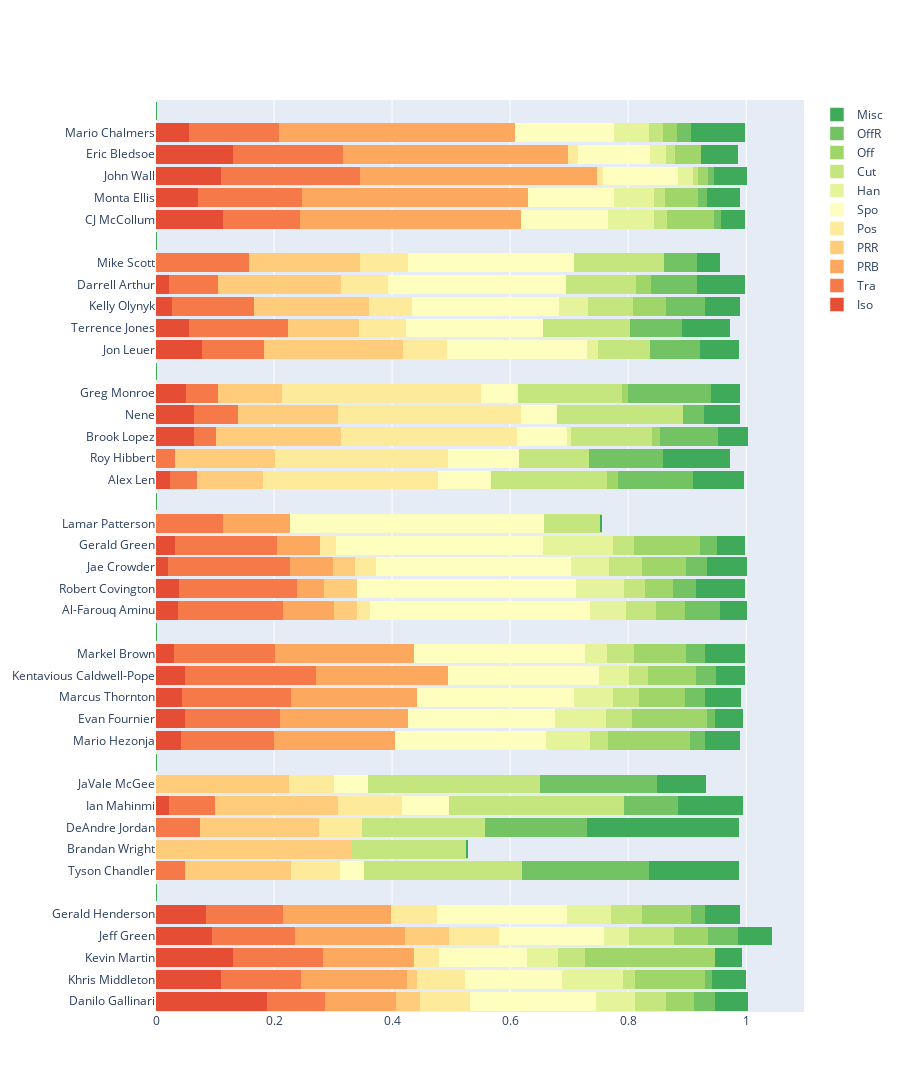

Here is the notebook cell this chart was saved with:
### Code cell
def pca_processing(fname, n_comp=3):
    '''
    Function to decrease the dimension of the players based on their POSS_PCT
    :param fname: the path of the pca_table file
    :param n_comp: the number of main components we want to use
    :return: data after pca with dimension n*n_comp; player names
    '''
    df = pd.read_csv(fname)
    kept_cols = [
        col for col in df.columns if col.endswith("freq")
    ]
    kept_cols.append("PLAYER_NAME")
    kept_cols.reverse()
    df = df[kept_cols]

    player_name = df["PLAYER_NAME"]
    data_org = df.iloc[:, 2:]
    pca = PCA(n_components=n_comp)
    pca.fit(data_org)
    data_pca = data_org @ pca.components_.T
    assert len(data_pca) == len(player_name)

    return data_pca, player_name


def k_means(fname, dim=3, cluster_num=5):
    '''
    Function to cluster the data into cluster_num groups and visualize them in a 3D space
    :param fname: the path of the pca_table file
    :param dim: the number of dimensions we want to use
    :param cluster_num: the number of clusters we want to cluster them
    :return: NONE
    '''
    assert isinstance(fname, str)
    data, names = pca_processing(fname, dim)
    X = np.array(data)
    k_means = KMeans(n_clusters=cluster_num).fit(X)
    labels = k_means.labels_
    distance = k_means.transform(X)
    return names, X, labels, distance


def calculate_top5(distance, names):
    '''
    Function to find the top5 players who are the most closest to the k-means's cluster center
    :param distance: Distance of each player to the clusters
    :param names: names of each player
    :return: top5 names of each clusters
    '''
    dim = len(distance[0])
    result = np.zeros((dim, 5))
    top5_name = []
    for i in range(dim):
        temp = []
        curr = np.array(distance[:, i])
        min_5 = curr.argsort()[:5]
        result[i, :] = min_5
        for index in min_5:
            temp.append(names[index])
        top5_name.append(temp)
    return top5_name

def top5_img(distance, names, year, cluster_num = 7, test = False):
    '''
    :param distance: distance of player to kmeans center
    :param names: player names
    :param year: year
    :return: dictionary of player names and their play type
    '''
    assert 2015 <= year <= 2019
    top5names = calculate_top5(distance, names)
    path = "data/data_cleaned/pca_data/" + str(year) + "_pca_table.csv"
    if test:
        path = "../data/data_cleaned/pca_data/" + str(year) + "_pca_table.csv"
    df = pd.read_csv(path)
    data_per_player = np.zeros((1, 11))
    for i in range(len(top5names)):
        for j in range(len(top5names[i])):
            new_df = df[df['PLAYER_NAME'] == top5names[i][j]]
            data = new_df[
                ["iso_freq", "tr_freq", "prb_freq", "prr_freq", "pu_freq", "su_freq", "ho_freq", "cut_freq", "os_freq",
                 "putback_freq", "misc_freq"]]
            data = data.values.tolist()
            data = np.array(data)[0]
            data_per_player = np.vstack((data_per_player, data))
    data_per_player = data_per_player[1:,:]
    result = {}
    for i in range(cluster_num):
        for j in range(5):
            result[top5names[i][j]] = data_per_player[i * 5 + j, :]
    return result

def update_app1():
    """
    Updates App 1
    """
    fig = go.Figure()
    final_list = ['2015', '2016', '2017', '2018', '2019']
    dims = [7, 7, 7, 8, 8]
    count = 0

    for each in final_list:
        names, X, labels, _ = k_means('data/data_cleaned/pca_data/' + each + '_pca_table.csv', dim=3,
                                      cluster_num=dims[count])
        count += 1
        fig.add_trace(
            go.Scatter3d(x=X[:, 1], y=X[:, 0], z=X[:, 2], text=names, hoverinfo='text', mode='markers',
                         marker=dict(color=labels), visible=False, name="Player Clusters for " + each)
        )

    # print(len(fig.data))
    fig.data[0].visible = True

    steps = []
    for i in range(len(fig.data)):
        step = dict(
            method="restyle",
            args=["visible", [False] * len(fig.data)],
            label='Year ' + str(i + 2015)

        )
        step["args"][1][i] = True  # Toggle i'th trace to "visible"
        steps.append(step)

    sliders = [dict(
        active=5,
        currentvalue={"prefix": "Year: "},
        pad={"t": 5},
        steps=steps
    )]
    start_index = 2015
    fig.update_layout(
        sliders=sliders,
        # title = "9 Cluster classification of players based on Scoring Styles"
        title={"text": "Scoring Clusters Per Year"}
    )
    return fig

def update_app3(year):
    """
    Updates App3
    """
    category_names = ["Iso", "Tra", "PRB", "PRR", "Pos", "Spo", "Han", "Cut", "Off", "OffR", "Misc"]
    dims = {"2015": 7, "2016": 7, "2017": 7, "2018": 8, "2019": 8}
    print(year)
    print(dims[year])
    names, _, _, distance = k_means("data/data_cleaned/pca_data/" + year + '_pca_table.csv', 3, dims[year])
    results = top5_img(distance, names, int(year), dims[year])
    labels = list(results.keys())
    new_labels = []
    start = " "
    for i in range(len(labels)):
        new_labels.append(labels[i])
        if i % 5 == 4:
            new_labels.append(start)
            start += " "
    labels = new_labels
    print(labels)
    data = np.array(list(results.values()))
    new_data = []
    for i in range(len(data)):
        new_data.append(data[i])
        if i % 5 == 4:
            new_data.append(np.zeros(shape=data[0].shape))
    data = np.array(new_data)

    data_cum = data.cumsum(axis=1)
    category_colors = plt.get_cmap('RdYlGn')(
        np.linspace(0.15, 0.85, data.shape[1]))

    fig = go.Figure()
    for i, (colname, color) in enumerate(zip(category_names, category_colors)):
        widths = data[:, i]
        color = tuple([color[i] * 255 for i in range(3)] + [1])
        starts = data_cum[:, i] - widths
        fig.add_trace(go.Bar(
            y=labels,
            x=widths,
            name=colname,
            orientation='h',
            marker=dict(
                color='rgba' + str(color),
                line=dict(color='rgba' + str(color), width=1.5)
            )
        )
        )
    fig.update_layout(autosize=True, width=900, height=1200, barmode='stack')
    return fig



names, X, labels, distance = k_means('data/data_cleaned/pca_data/2015_pca_table.csv', 3, 7)
# results = top5_img(distance, names, 2015)
#print(results)
print(len(labels))
a = update_app3('2015')
a.show()
cluster_index = {}
for i in range(len(names)):
    cluster_index[names[i]] = labels[i]

### Figure 1 — Plotly figure (JSON) as saved in the notebook; plotly's stock layout.template omitted (floating-point values rounded to 4 significant figures)
{"data": [{"marker": {"color": "rgba(229.2156862745098, 77.90196078431373, 52.72549019607843, 1)", "line": {"color": "rgba(229.2156862745098, 77.90196078431373, 52.72549019607843, 1)", "width": 1.5}}, "name": "Iso", "orientation": "h", "type": "bar", "x": [0.189, 0.111, 0.131, 0.096, 0.086, 0, 0, 0, 0, 0.023, 0, 0, 0.043, 0.051, 0.046, 0.05, 0.031, 0, 0.038, 0.041, 0.021, 0.033, 0, 0, 0.025, 0, 0.066, 0.066, 0.052, 0, 0.079, 0.058, 0.029, 0.024, 0, 0, 0.114, 0.073, 0.112, 0.131, 0.058, 0], "y": ["Danilo Gallinari", "Khris Middleton", "Kevin Martin", "Jeff Green", "Gerald Henderson", " ", "Tyson Chandler", "Brandan Wright", "DeAndre Jordan", "Ian Mahinmi", "JaVale McGee", "  ", "Mario Hezonja", "Evan Fournier", "Marcus Thornton", "Kentavious Caldwell-Pope", "Markel Brown", "   ", "Al-Farouq Aminu", "Robert Covington", "Jae Crowder", "Gerald Green", "Lamar Patterson", "    ", "Alex Len", "Roy Hibbert", "Brook Lopez", "Nene", "Greg Monroe", "     ", "Jon Leuer", "Terrence Jones", "Kelly Olynyk", "Darrell Arthur", "Mike Scott", "      ", "CJ McCollum", "Monta Ellis", "John Wall", "Eric Bledsoe", "Mario Chalmers", "       "]}, {"marker": {"color": "rgba(245.76470588235296, 121.74509803921568, 72.88235294117646, 1)", "line": {"color": "rgba(245.76470588235296, 121.74509803921568, 72.88235294117646, 1)", "width": 1.5}}, "name": "Tra", "orientation": "h", "type": "bar", "x": [0.099, 0.136, 0.154, 0.141, 0.131, 0, 0.05, 0, 0.075, 0.078, 0, 0, 0.159, 0.16, 0.184, 0.222, 0.172, 0, 0.179, 0.2, 0.207, 0.173, 0.114, 0, 0.045, 0.033, 0.037, 0.075, 0.054, 0, 0.106, 0.167, 0.139, 0.083, 0.159, 0, 0.131, 0.175, 0.235, 0.187, 0.152, 0], "y": ["Danilo Gallinari", "Khris Middleton", "Kevin Martin", "Jeff Green", "Gerald Henderson", " ", "Tyson Chandler", "Brandan Wright", "DeAndre Jordan", "Ian Mahinmi", "JaVale McGee", "  ", "Mario Hezonja", "Evan Fournier", "Marcus Thornton", "Kentavious Caldwell-Pope", "Markel Brown", "   ", "Al-Farouq Aminu", "Robert Covington", "Jae Crowder", "Gerald Green", "Lamar Patterson", "    ", "Alex Len", "Roy Hibbert", "Brook Lopez", "Nene", "Greg Monroe", "     ", "Jon Leuer", "Terrence Jones", "Kelly Olynyk", "Darrell Arthur", "Mike Scott", "      ", "CJ McCollum", "Monta Ellis", "John Wall", "Eric Bledsoe", "Mario Chalmers", "       "]}, {"marker": {"color": "rgba(252.11764705882354, 167.6274509803921, 94.05882352941174, 1)", "line": {"color": "rgba(252.11764705882354, 167.6274509803921, 94.05882352941174, 1)", "width": 1.5}}, "name": "PRB", "orientation": "h", "type": "bar", "x": [0.12, 0.18, 0.154, 0.186, 0.182, 0, 0, 0, 0, 0, 0, 0, 0.204, 0.218, 0.214, 0.224, 0.236, 0, 0.085, 0.045, 0.073, 0.073, 0.114, 0, 0, 0, 0, 0, 0, 0, 0, 0, 0, 0, 0, 0, 0.374, 0.383, 0.402, 0.382, 0.399, 0], "y": ["Danilo Gallinari", "Khris Middleton", "Kevin Martin", "Jeff Green", "Gerald Henderson", " ", "Tyson Chandler", "Brandan Wright", "DeAndre Jordan", "Ian Mahinmi", "JaVale McGee", "  ", "Mario Hezonja", "Evan Fournier", "Marcus Thornton", "Kentavious Caldwell-Pope", "Markel Brown", "   ", "Al-Farouq Aminu", "Robert Covington", "Jae Crowder", "Gerald Green", "Lamar Patterson", "    ", "Alex Len", "Roy Hibbert", "Brook Lopez", "Nene", "Greg Monroe", "     ", "Jon Leuer", "Terrence Jones", "Kelly Olynyk", "Darrell Arthur", "Mike Scott", "      ", "CJ McCollum", "Monta Ellis", "John Wall", "Eric Bledsoe", "Mario Chalmers", "       "]}, {"marker": {"color": "rgba(253.60784313725492, 204.39215686274508, 122.52941176470586, 1)", "line": {"color": "rgba(253.60784313725492, 204.39215686274508, 122.52941176470586, 1)", "width": 1.5}}, "name": "PRR", "orientation": "h", "type": "bar", "x": [0.04, 0.017, 0, 0.075, 0, 0, 0.18, 0.333, 0.203, 0.209, 0.227, 0, 0, 0, 0, 0, 0, 0, 0.04, 0.055, 0.038, 0, 0, 0, 0.113, 0.17, 0.212, 0.169, 0.108, 0, 0.235, 0.12, 0.194, 0.208, 0.188, 0, 0, 0, 0, 0, 0, 0], "y": ["Danilo Gallinari", "Khris Middleton", "Kevin Martin", "Jeff Green", "Gerald Henderson", " ", "Tyson Chandler", "Brandan Wright", "DeAndre Jordan", "Ian Mahinmi", "JaVale McGee", "  ", "Mario Hezonja", "Evan Fournier", "Marcus Thornton", "Kentavious Caldwell-Pope", "Markel Brown", "   ", "Al-Farouq Aminu", "Robert Covington", "Jae Crowder", "Gerald Green", "Lamar Patterson", "    ", "Alex Len", "Roy Hibbert", "Brook Lopez", "Nene", "Greg Monroe", "     ", "Jon Leuer", "Terrence Jones", "Kelly Olynyk", "Darrell Arthur", "Mike Scott", "      ", "CJ McCollum", "Monta Ellis", "John Wall", "Eric Bledsoe", "Mario Chalmers", "       "]}, {"marker": {"color": "rgba(254.31372549019608, 233.72549019607845, 155.31372549019605, 1)", "line": {"color": "rgba(254.31372549019608, 233.72549019607845, 155.31372549019605, 1)", "width": 1.5}}, "name": "Pos", "orientation": "h", "type": "bar", "x": [0.085, 0.081, 0.041, 0.084, 0.078, 0, 0.083, 0, 0.072, 0.108, 0.076, 0, 0, 0, 0, 0, 0, 0, 0.021, 0, 0.035, 0.028, 0, 0, 0.296, 0.293, 0.298, 0.31, 0.338, 0, 0.075, 0.079, 0.073, 0.08, 0.081, 0, 0, 0, 0.009, 0.016, 0, 0], "y": ["Danilo Gallinari", "Khris Middleton", "Kevin Martin", "Jeff Green", "Gerald Henderson", " ", "Tyson Chandler", "Brandan Wright", "DeAndre Jordan", "Ian Mahinmi", "JaVale McGee", "  ", "Mario Hezonja", "Evan Fournier", "Marcus Thornton", "Kentavious Caldwell-Pope", "Markel Brown", "   ", "Al-Farouq Aminu", "Robert Covington", "Jae Crowder", "Gerald Green", "Lamar Patterson", "    ", "Alex Len", "Roy Hibbert", "Brook Lopez", "Nene", "Greg Monroe", "     ", "Jon Leuer", "Terrence Jones", "Kelly Olynyk", "Darrell Arthur", "Mike Scott", "      ", "CJ McCollum", "Monta Ellis", "John Wall", "Eric Bledsoe", "Mario Chalmers", "       "]}, {"marker": {"color": "rgba(254.2549019607843, 254.68627450980392, 189.98039215686273, 1)", "line": {"color": "rgba(254.2549019607843, 254.68627450980392, 189.98039215686273, 1)", "width": 1.5}}, "name": "Spo", "orientation": "h", "type": "bar", "x": [0.213, 0.164, 0.149, 0.179, 0.221, 0, 0.041, 0, 0, 0.08, 0.058, 0, 0.256, 0.248, 0.266, 0.255, 0.289, 0, 0.374, 0.372, 0.33, 0.35, 0.43, 0, 0.09, 0.121, 0.085, 0.061, 0.062, 0, 0.236, 0.233, 0.249, 0.301, 0.282, 0, 0.148, 0.147, 0.128, 0.122, 0.168, 0], "y": ["Danilo Gallinari", "Khris Middleton", "Kevin Martin", "Jeff Green", "Gerald Henderson", " ", "Tyson Chandler", "Brandan Wright", "DeAndre Jordan", "Ian Mahinmi", "JaVale McGee", "  ", "Mario Hezonja", "Evan Fournier", "Marcus Thornton", "Kentavious Caldwell-Pope", "Markel Brown", "   ", "Al-Farouq Aminu", "Robert Covington", "Jae Crowder", "Gerald Green", "Lamar Patterson", "    ", "Alex Len", "Roy Hibbert", "Brook Lopez", "Nene", "Greg Monroe", "     ", "Jon Leuer", "Terrence Jones", "Kelly Olynyk", "Darrell Arthur", "Mike Scott", "      ", "CJ McCollum", "Monta Ellis", "John Wall", "Eric Bledsoe", "Mario Chalmers", "       "]}, {"marker": {"color": "rgba(228.921568627451, 244.01960784313727, 155.3137254901961, 1)", "line": {"color": "rgba(228.921568627451, 244.01960784313727, 155.3137254901961, 1)", "width": 1.5}}, "name": "Han", "orientation": "h", "type": "bar", "x": [0.066, 0.103, 0.053, 0.041, 0.074, 0, 0, 0, 0, 0, 0, 0, 0.074, 0.086, 0.066, 0.052, 0.038, 0, 0.06, 0.081, 0.065, 0.118, 0, 0, 0, 0, 0.007, 0, 0, 0, 0.019, 0, 0.05, 0, 0, 0, 0.078, 0.067, 0.025, 0.027, 0.06, 0], "y": ["Danilo Gallinari", "Khris Middleton", "Kevin Martin", "Jeff Green", "Gerald Henderson", " ", "Tyson Chandler", "Brandan Wright", "DeAndre Jordan", "Ian Mahinmi", "JaVale McGee", "  ", "Mario Hezonja", "Evan Fournier", "Marcus Thornton", "Kentavious Caldwell-Pope", "Markel Brown", "   ", "Al-Farouq Aminu", "Robert Covington", "Jae Crowder", "Gerald Green", "Lamar Patterson", "    ", "Alex Len", "Roy Hibbert", "Brook Lopez", "Nene", "Greg Monroe", "     ", "Jon Leuer", "Terrence Jones", "Kelly Olynyk", "Darrell Arthur", "Mike Scott", "      ", "CJ McCollum", "Monta Ellis", "John Wall", "Eric Bledsoe", "Mario Chalmers", "       "]}, {"marker": {"color": "rgba(197.00000000000006, 230.37254901960785, 126.0588235294118, 1)", "line": {"color": "rgba(197.00000000000006, 230.37254901960785, 126.0588235294118, 1)", "width": 1.5}}, "name": "Cut", "orientation": "h", "type": "bar", "x": [0.054, 0.021, 0.046, 0.077, 0.053, 0, 0.267, 0.194, 0.208, 0.296, 0.291, 0, 0.031, 0.045, 0.044, 0.032, 0.045, 0, 0.051, 0.035, 0.056, 0.036, 0.096, 0, 0.197, 0.118, 0.137, 0.213, 0.176, 0, 0.089, 0.148, 0.075, 0.118, 0.152, 0, 0.022, 0.019, 0.009, 0.016, 0.023, 0], "y": ["Danilo Gallinari", "Khris Middleton", "Kevin Martin", "Jeff Green", "Gerald Henderson", " ", "Tyson Chandler", "Brandan Wright", "DeAndre Jordan", "Ian Mahinmi", "JaVale McGee", "  ", "Mario Hezonja", "Evan Fournier", "Marcus Thornton", "Kentavious Caldwell-Pope", "Markel Brown", "   ", "Al-Farouq Aminu", "Robert Covington", "Jae Crowder", "Gerald Green", "Lamar Patterson", "    ", "Alex Len", "Roy Hibbert", "Brook Lopez", "Nene", "Greg Monroe", "     ", "Jon Leuer", "Terrence Jones", "Kelly Olynyk", "Darrell Arthur", "Mike Scott", "      ", "CJ McCollum", "Monta Ellis", "John Wall", "Eric Bledsoe", "Mario Chalmers", "       "]}, {"marker": {"color": "rgba(159.7254901960785, 214.25490196078434, 105.31372549019609, 1)", "line": {"color": "rgba(159.7254901960785, 214.25490196078434, 105.31372549019609, 1)", "width": 1.5}}, "name": "Off", "orientation": "h", "type": "bar", "x": [0.047, 0.118, 0.22, 0.058, 0.083, 0, 0, 0, 0, 0, 0, 0, 0.139, 0.126, 0.078, 0.081, 0.088, 0, 0.05, 0.049, 0.074, 0.112, 0, 0, 0.018, 0, 0.013, 0, 0.011, 0, 0, 0, 0.057, 0.026, 0, 0, 0.08, 0.056, 0.016, 0.044, 0.024, 0], "y": ["Danilo Gallinari", "Khris Middleton", "Kevin Martin", "Jeff Green", "Gerald Henderson", " ", "Tyson Chandler", "Brandan Wright", "DeAndre Jordan", "Ian Mahinmi", "JaVale McGee", "  ", "Mario Hezonja", "Evan Fournier", "Marcus Thornton", "Kentavious Caldwell-Pope", "Markel Brown", "   ", "Al-Farouq Aminu", "Robert Covington", "Jae Crowder", "Gerald Green", "Lamar Patterson", "    ", "Alex Len", "Roy Hibbert", "Brook Lopez", "Nene", "Greg Monroe", "     ", "Jon Leuer", "Terrence Jones", "Kelly Olynyk", "Darrell Arthur", "Mike Scott", "      ", "CJ McCollum", "Monta Ellis", "John Wall", "Eric Bledsoe", "Mario Chalmers", "       "]}, {"marker": {"color": "rgba(114.54901960784316, 194.49019607843138, 100.37254901960786, 1)", "line": {"color": "rgba(114.54901960784316, 194.49019607843138, 100.37254901960786, 1)", "width": 1.5}}, "name": "OffR", "orientation": "h", "type": "bar", "x": [0.035, 0.013, 0, 0.051, 0.024, 0, 0.215, 0, 0.174, 0.091, 0.198, 0, 0.026, 0.015, 0.034, 0.034, 0.033, 0, 0.058, 0.039, 0.035, 0.028, 0, 0, 0.127, 0.125, 0.099, 0.035, 0.141, 0, 0.084, 0.088, 0.066, 0.078, 0.056, 0, 0.012, 0.014, 0.01, 0, 0.023, 0], "y": ["Danilo Gallinari", "Khris Middleton", "Kevin Martin", "Jeff Green", "Gerald Henderson", " ", "Tyson Chandler", "Brandan Wright", "DeAndre Jordan", "Ian Mahinmi", "JaVale McGee", "  ", "Mario Hezonja", "Evan Fournier", "Marcus Thornton", "Kentavious Caldwell-Pope", "Markel Brown", "   ", "Al-Farouq Aminu", "Robert Covington", "Jae Crowder", "Gerald Green", "Lamar Patterson", "    ", "Alex Len", "Roy Hibbert", "Brook Lopez", "Nene", "Greg Monroe", "     ", "Jon Leuer", "Terrence Jones", "Kelly Olynyk", "Darrell Arthur", "Mike Scott", "      ", "CJ McCollum", "Monta Ellis", "John Wall", "Eric Bledsoe", "Mario Chalmers", "       "]}, {"marker": {"color": "rgba(63.254901960784316, 170.1372549019608, 89.31372549019608, 1)", "line": {"color": "rgba(63.254901960784316, 170.1372549019608, 89.31372549019608, 1)", "width": 1.5}}, "name": "Misc", "orientation": "h", "type": "bar", "x": [0.053, 0.055, 0.044, 0.055, 0.057, 0, 0.151, 0, 0.254, 0.109, 0.081, 0, 0.057, 0.044, 0.058, 0.047, 0.064, 0, 0.044, 0.08, 0.066, 0.046, 0, 0, 0.084, 0.112, 0.047, 0.059, 0.047, 0, 0.063, 0.079, 0.057, 0.078, 0.036, 0, 0.037, 0.055, 0.054, 0.06, 0.09, 0], "y": ["Danilo Gallinari", "Khris Middleton", "Kevin Martin", "Jeff Green", "Gerald Henderson", " ", "Tyson Chandler", "Brandan Wright", "DeAndre Jordan", "Ian Mahinmi", "JaVale McGee", "  ", "Mario Hezonja", "Evan Fournier", "Marcus Thornton", "Kentavious Caldwell-Pope", "Markel Brown", "   ", "Al-Farouq Aminu", "Robert Covington", "Jae Crowder", "Gerald Green", "Lamar Patterson", "    ", "Alex Len", "Roy Hibbert", "Brook Lopez", "Nene", "Greg Monroe", "     ", "Jon Leuer", "Terrence Jones", "Kelly Olynyk", "Darrell Arthur", "Mike Scott", "      ", "CJ McCollum", "Monta Ellis", "John Wall", "Eric Bledsoe", "Mario Chalmers", "       "]}], "layout": {"autosize": true, "barmode": "stack", "height": 1200, "width": 900}}
